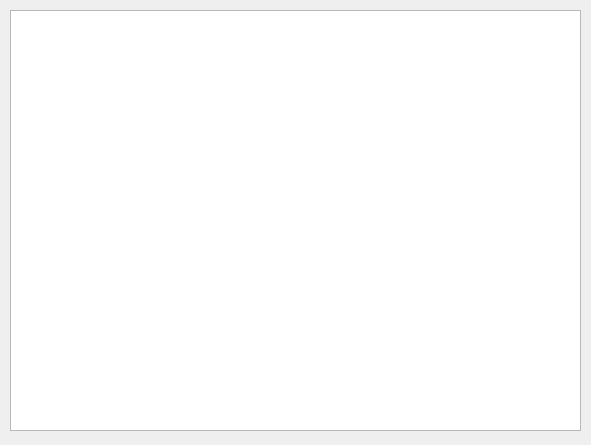
<?xml version="1.0" encoding="UTF-8"?>
<ui version="4.0">
 <class>Form</class>
 <widget class="QWidget" name="Form">
  <property name="geometry">
   <rect>
    <x>0</x>
    <y>0</y>
    <width>591</width>
    <height>445</height>
   </rect>
  </property>
  <property name="windowTitle">
   <string>Form</string>
  </property>
  <widget class="QTableWidget" name="tableWidget">
   <property name="geometry">
    <rect>
     <x>10</x>
     <y>10</y>
     <width>571</width>
     <height>421</height>
    </rect>
   </property>
  </widget>
 </widget>
 <resources/>
 <connections/>
</ui>
